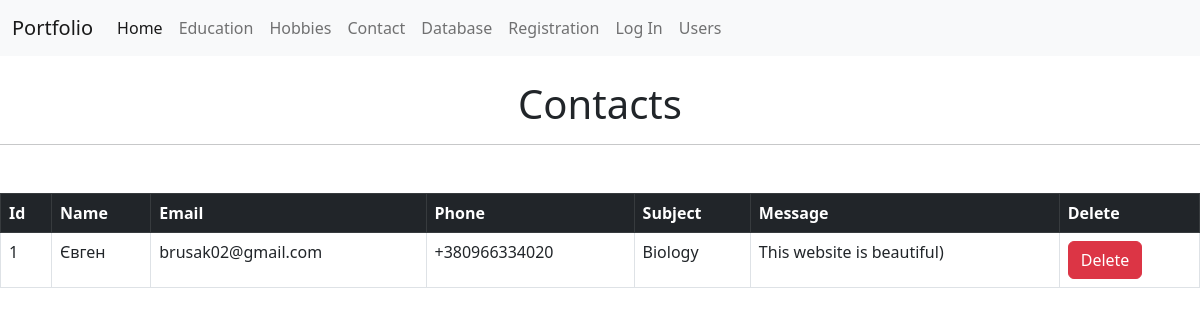
The page /database on the database its author committed.
### app/form_cabinet/models.py (models this page shows, shortened)
class Contact(db.Model) :
    __tablename__ = "contacts"
    id = db.Column(db.Integer, primary_key=True)
    name = db.Column(db.String(15), unique=False, nullable=True)
    email = db.Column(db.String(40), unique=False, nullable=True)
    phone = db.Column(db.String(15), unique=False, nullable=True)
    subject = db.Column(db.String(15), unique=False, nullable=True)
    message = db.Column(db.Text, unique=False, nullable=True)

### app/form_cabinet/views.py (the view)
@cabinet_bp.route('/database')
def database() :
    contacts = Contact.query.all()
    return render_template('database.html', contacts=contacts)

### app/form_cabinet/templates/form_cabinet/database.html (shortened to what this page needs)
{% extends 'layout.html' %}
{% block name %}
<br><h1 class="text-center">Contacts</h1>
{% endblock %}
{% block body %}
<table class="table table-hover table-bordered">
    <thead class="table-dark">
      <tr>
       <th scope="col">Id</th>
       <th scope="col">Name</th>
       <th scope="col">Email</th>
       <th scope="col">Phone</th>
       <th scope="col">Subject</th>
       <th scope="col">Message</th>
       <th scope="col">Delete</th>
      </tr>
    </thead>
    {% for data in contacts %}
    <tbody>
      <tr>
       <td>{{data.id}}</td>
       <td>{{data.name}}</td>
       <td>{{data.email}}</td>
       <td>{{data.phone}}</td>
       <td>{{data.subject}}</td>
       <td>{{data.message}}</td>
       <td><a href="{{ url_for('cabinet.delete_by_id', id=data.id) }}" type="button" class="btn btn-danger">Delete</a></td>
       </tr>
    </tbody>
    {% endfor%}
 </table>
{% endblock %}

### rows shown on the page
Contact: id "1", name "Євген", email "brusak02@gmail.com", phone "+380966334020", subject "Biology", message "This website is beautiful)"
